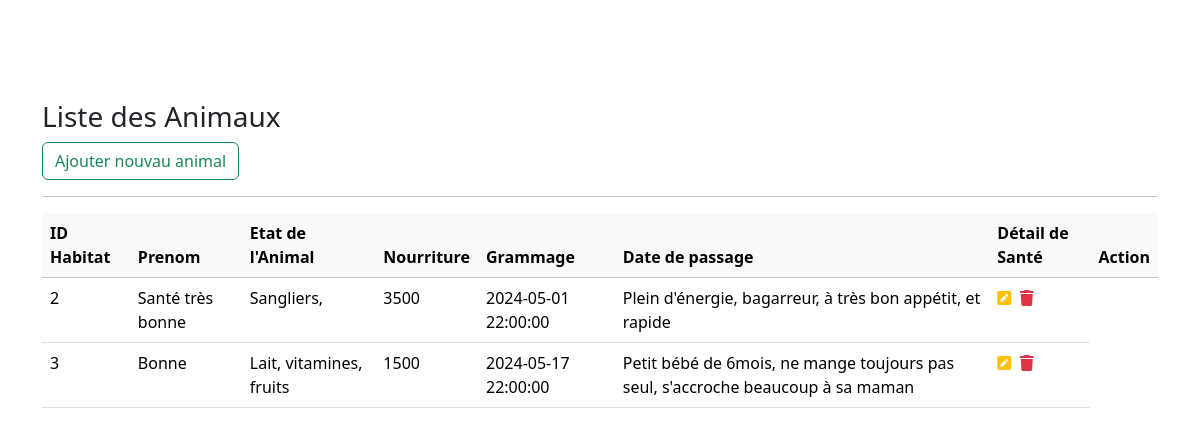
The app's page /crudHabitats/tableListingAnimaux.php with its own data.
### tables this page shows
CREATE TABLE `habitats` (
  `id_habitat` int(10) UNSIGNED NOT NULL,
  `habitat` varchar(50) NOT NULL,
  `description_habitat` varchar(255) NOT NULL DEFAULT 'Aucune description',
  `img` longblob,
  `prenom_animal` varchar(100) DEFAULT NULL,
  `race` varchar(100) NOT NULL,
  `etat_sante` varchar(100) NOT NULL,
  `detail_sante` varchar(100) DEFAULT NULL,
  `nourriture` varchar(100) DEFAULT NULL,
  `grammage` int(11) DEFAULT NULL COMMENT 'en gr',
  `date_visite` timestamp NULL DEFAULT NULL,
  `date_repas_pris` timestamp NULL DEFAULT NULL,
  `heure_repas_pris` time DEFAULT NULL,
  `miseajour_le` datetime DEFAULT CURRENT_TIMESTAMP ON UPDATE CURRENT_TIMESTAMP
);

### crudHabitats/tableListingAnimaux.php (the view, shortened to what this page needs)
<?php
include_once("../dbconn.php");
$sql = "SELECT * FROM habitats";
$result = $conn->query($sql);
?>
<!DOCTYPE html>
<html lang="en">
<head>
    <link rel="stylesheet" href="https://cdn.jsdelivr.net/npm/bootstrap@5.3.2/dist/css/bootstrap.min.css">
    <link rel="stylesheet" href="https://unpkg.com/bootstrap-table@1.22.1/dist/bootstrap-table.min.css">
    <link rel="stylesheet" href="https://cdnjs.cloudflare.com/ajax/libs/font-awesome/6.4.2/css/all.min.css" />
    <link rel="stylesheet" href="header.css">
</head>
<body>
    <section class="container my-5 mt-4">
        <h3 class="custom-title">Liste des Animaux</h3>
        <a class="btn btn-outline-success" href="formInsertIntoAnimaux.php" role="button">Ajouter nouvau animal</a>
        <br>
        <hr>
        <table class="table" data-toggle="table" data-search="true" data-show-columns="true" data-pagination="true">
            <thead class="table-light">
                <tr>
                    <th data-sortable="true" data-field="id">ID Habitat</th>
                    <th data-sortable="true" data-field="nom">Prenom</th>
                    <th>Etat de l'Animal</th>
                    <th>Nourriture</th>
                    <th>Grammage</th>
                    <th>Date de passage</th>
                    <th>Détail de Santé</th>
                    <th>Action</th>
                </tr>
            </thead>
            <tbody>
                <?php
                while ($row = $result->fetch(PDO::FETCH_ASSOC)) {
                    echo "<tr>
                        <td>{$row['id_habitat']}</td>
                        <td>{$row['etat_sante']}</td>
                        <td>{$row['nourriture']}</td>
                        <td>{$row['grammage']}</td>
                        <td>{$row['date_visite']}</td>
                        <td>{$row['detail_sante']}</td>
                        <td>
                            <a href='formUpdateRapportVeterinaire.php?id_employe={$row['id_habitat']}' class='link-warning'><i class='fas fa-pencil-square'></i></a>&nbsp
                            <a href='updateStatutRapportVeterinaire.php?id_employe={$row['id_habitat']}' class='link-danger'><i class='fas fa-trash'></i></a>
                        </td>
                    </tr>";
                }
                ?>
            </tbody>
        </table>
    </section>
</body>
</html>

### header.css (style rules this page uses)
.container.my-5.mt-4 { margin-top: 550px; }
.custom-title { margin-top: 100px; }

### records on screen
habitats: id_habitat "2", etat_sante "Santé très bonne", nourriture "Sangliers,", grammage "3500", date_visite "2024-05-01 22:00:00", detail_sante "Plein d'énergie, bagarreur, à très bon appétit, et rapide"
habitats: id_habitat "3", etat_sante "Bonne", nourriture "Lait, vitamines, fruits", grammage "1500", date_visite "2024-05-17 22:00:00", detail_sante "Petit bébé de 6mois, ne mange toujours pas seul, s'accroche beaucoup à sa maman"
